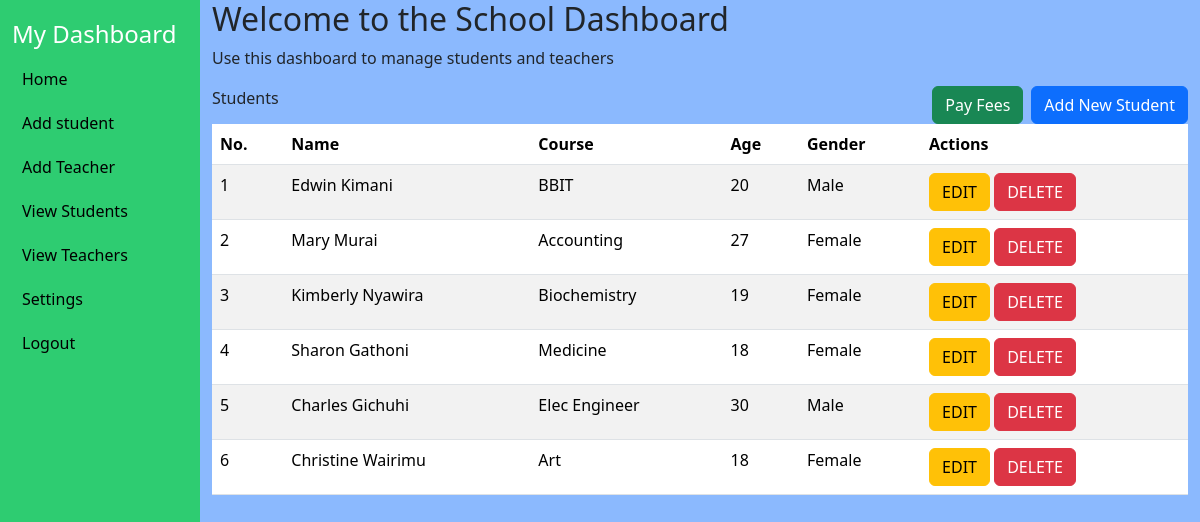
The app's page /website/dashboard/ (signed in), older data.
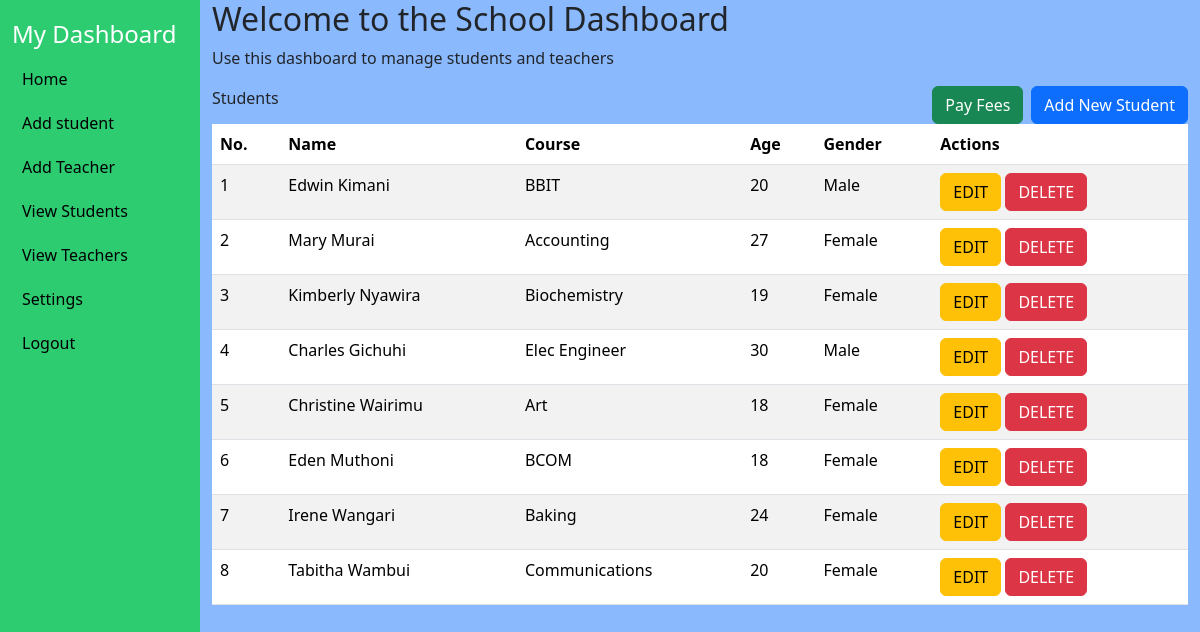
The same page, newer data.
### website/models.py (models this page shows, shortened)
class Student(models.Model):
    name = models.CharField(max_length=20)
    course = models.CharField(max_length=20)
    age = models.IntegerField()
    GENDER_CHOICES = [
        ('Male', 'Male'),
        ('Female', 'Female'),
    ]
    gender = models.CharField(max_length=10, choices=GENDER_CHOICES)

### website/views.py (the view)
# urls.py: path('dashboard/', dashboard, name='dashboard'),
@login_required(login_url='login')
def dashboard(request):
    students = Student.objects.all()
    return render(request, 'dashboard.html',{'students': students})

### website/templates/dashboard.html (shortened to what this page needs)
<!DOCTYPE html>
<html lang="en">
<head>
    <link rel="stylesheet" href="https://cdn.jsdelivr.net/npm/bootstrap@5.3.7/dist/css/bootstrap.min.css">
</head>
<body>
<div class="container-fluid">
    <div class="row">
        <div class="col-md-3 col-lg-2 sidebar">
            <h4>My Dashboard</h4>
            <a href="">Home</a>
            <a href="">Add student</a>
            <a href="">Add Teacher</a>
            <a href="">View Students</a>
            <a href="">View Teachers</a>
            <a href="">Settings</a>
            <a href="{% url 'logout' %}">Logout</a>
        </div>
        <div class="col-md-9 col-lg-10 content">
            <h2>Welcome to the School Dashboard</h2>
            <p>Use this dashboard to manage students and teachers</p>
            <div class="card-header">
                Students
                <a href="{% url 'add' %}" class="btn btn-primary float-end">Add New Student</a>
                <a href="{% url 'mpesaapi' %}" class="btn btn-success float-end mx-2">Pay Fees</a>
            </div>
            <div class="card-body">
                <table class="table table-striped">
                    <thead>
                    <tr>
                        <th>No.</th>
                        <th>Name</th>
                        <th>Course</th>
                        <th>Age</th>
                        <th>Gender</th>
                        <th>Actions</th>
                    </tr>
                    </thead>
                    <tbody>
                        {% for student in students %}
                        <tr>
                            <td>{{ forloop.counter }}</td>
                            <td>{{ student.name }}</td>
                            <td>{{ student.course }}</td>
                            <td>{{ student.age }}</td>
                            <td>{{ student.gender }}</td>
                            <td>
                                <a href="{% url 'edit' student.id %}" class="btn btn-warning">EDIT</a>
                                <a href="{% url 'delete' student.id %}" class="btn btn-danger" onclick="return confirm('Are you sure you want to delete this student?')">DELETE</a>
                            </td>
                        </tr>
                        {% endfor %}
                    </tbody>
                </table>
            </div>
        </div>
    </div>
</div>
</body>
</html>

### website/templates/dashboard.html (style rules this page uses)
body { background-color: #8bb9fe; }
.sidebar { height: 100vh; background-color: #2ecc71; color: white; padding-top: 20px; }
.sidebar a { color: black; text-decoration: none; display: block; padding: 10px; }

Row changes from the older to the newer data that the page shows:
removed Student: name "Sharon Gathoni", course "Medicine", age "18", gender "Female"
added Student: name "Eden Muthoni", course "BCOM", age "18", gender "Female"
added Student: name "Irene Wangari", course "Baking", age "24", gender "Female"
added Student: name "Tabitha Wambui", course "Communications", age "20", gender "Female"
